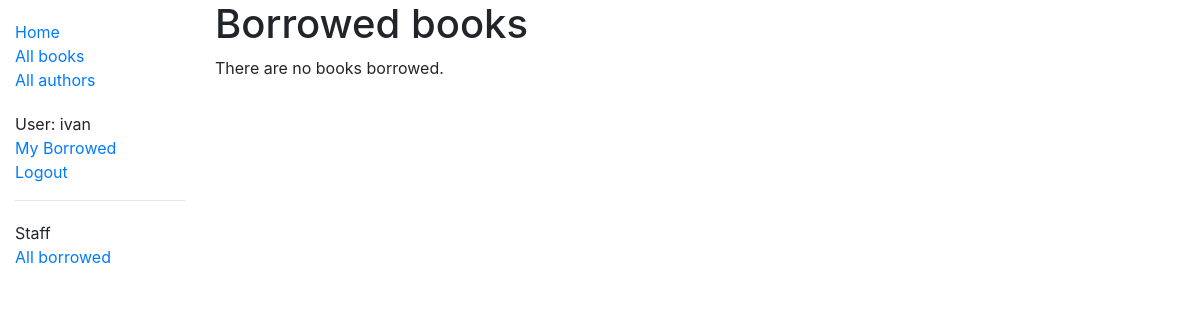
Page /catalog/mybooks/ (signed in) on the earlier database version.
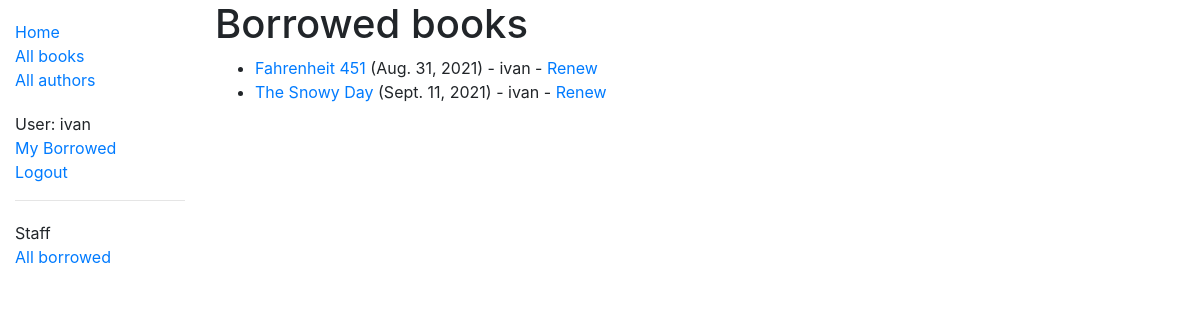
Same page on the later database version.
### catalog/models.py (models this page shows, shortened)
class BookInstance(models.Model):
    id = models.UUIDField(primary_key=True, default=uuid.uuid4,
                          help_text='Unique ID for this particular book across whole library')
    book = models.ForeignKey('Book', on_delete=models.RESTRICT, null=True)
    imprint = models.CharField(max_length=200)
    due_back = models.DateField(null=True, blank=True)
    borrower = models.ForeignKey(
        User, on_delete=models.SET_NULL, null=True, blank=True)
    @property
    def is_overdue(self):
        if self.due_back and date.today() > self.due_back:
            return True
        return False
    LOAN_STATUS = (
        ('m', 'Maintenance'),
        ('o', 'On loan'),
        ('a', 'Available'),
        ('r', 'Reserved'),
    )
    status = models.CharField(
        max_length=1,
        choices=LOAN_STATUS,
        blank=True,
        default='m',
        help_text='Book availability',
    )
    class Meta:
        ordering = ['due_back']
        permissions = (("can_mark_returned", "set book as returned"),)

class Book(models.Model):
    title = models.CharField(max_length=200)
    author = models.ForeignKey('Author', on_delete=models.SET_NULL, null=True)
    summary = models.TextField(
        max_length=1000, help_text='Enter a brief description of the book')
    isbn = models.CharField('ISBN', max_length=13, unique=True,
                            help_text='13 Character <a href="https://www.isbn-international.org/content/what-isbn">ISBN number</a>')
    def display_genre(self):
        """Creates a string for the Genre. THis is required to display genre in Admin"""
        return ', '.join([genre.name for genre in self.genre.all()[:3]])
    display_genre.short_description = 'Genre'
    genre = models.ManyToManyField(
        Genre, help_text='Select a genre for this book')

### catalog/views.py (the view)
# urls.py: path('mybooks/', views.LoanedBooksByUserListView.as_view(), name='my-borrowed'),
class LoanedBooksByUserListView(LoginRequiredMixin, generic.ListView):
    model = BookInstance
    template_name = 'catalog/bookinstance_list_borrowed_user.html'
    paginate_by = 10
    def get_queryset(self):
        return BookInstance.objects.filter(borrower=self.request.user).filter(status__exact='o').order_by('due_back')

### catalog/templates/catalog/bookinstance_list_borrowed_user.html
{% extends "base_generic.html" %}
{% block content %}
    <h1>Borrowed books</h1>
    {% if bookinstance_list %}
    <ul>
      {% for bookinst in bookinstance_list %}
      <li class="{% if bookinst.is_overdue %}text-danger{% endif %}">
        <a href="{% url 'book-detail' bookinst.book.pk %}">{{bookinst.book.title}}</a> ({{ bookinst.due_back }}) {% if user.is_staff %}- {{ bookinst.borrower }}{% endif %} {% if perms.catalog.can_mark_returned %}- <a href="{% url 'renew-book-librarian' bookinst.id %}">Renew</a>  {% endif %}      </li>
      {% endfor %}
    </ul>
    {% else %}
      <p>There are no books borrowed.</p>
    {% endif %}
{% endblock %}

Differences in the rows shown:
now on this page (row edited): BookInstance: book "Fahrenheit 451", due_back "Aug. 31, 2021", borrower "ivan"
now on this page (row edited): BookInstance: book "The Snowy Day", due_back "Sept. 11, 2021", borrower "ivan"
Other differences:
text no longer shown: "There are no books borrowed."
